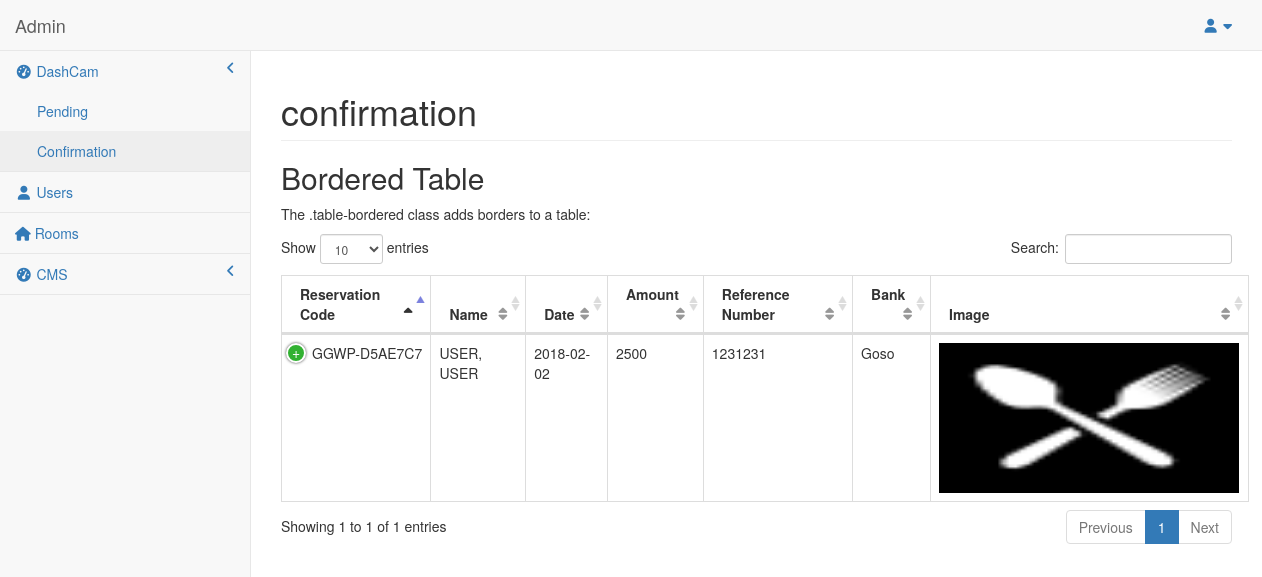
/admin/pages/index2.php, run on the app's committed database.
### tables this page shows
CREATE TABLE `transaction` (
  `id` int(11) NOT NULL,
  `reserveCode` varchar(250) NOT NULL,
  `user_id` int(11) NOT NULL,
  `date` date NOT NULL,
  `amount` decimal(10,0) NOT NULL,
  `referencenumber` bigint(20) NOT NULL,
  `bankname` varchar(250) NOT NULL,
  `image` varchar(250) NOT NULL,
  `statuspay` int(11) NOT NULL
);

CREATE TABLE `users` (
  `id` int(11) NOT NULL,
  `firstname` varchar(100) DEFAULT NULL,
  `lastname` varchar(250) NOT NULL,
  `email` varchar(250) NOT NULL,
  `address` varchar(250) NOT NULL,
  `number` varchar(250) NOT NULL,
  `username` varchar(50) DEFAULT NULL,
  `password` varchar(50) DEFAULT NULL,
  `user_type` int(11) DEFAULT NULL,
  `status` int(11) NOT NULL
);

### admin/pages/index2.php (the view, shortened to what this page needs)
<?php
function displayadTitle() {
echo "confirmation";
}
function displayadContent() {
	require '../../db/connection.php';
	$get = "SELECT * FROM transaction JOIN users ON (transaction.user_id = users.id) ";
	$result = mysqli_query($conn, $get);
	echo '<h2>Bordered Table</h2>
	  <p>The .table-bordered class adds borders to a table:</p>
	  <table class="table table-bordered " id="dataTables-example">
	    <thead>
	      <tr>
	        <th>Reservation Code</th>
	        <th>Name</th>
	        <th>Date</th>
	        <th>Amount</th>
	        <th>Reference Number</th>
	        <th>Bank</th>
	        <th>Image</th>
	        <th>option</th>
	      </tr>
	    </thead>
	     <tbody id="tbodyconfirm">';
	if (mysqli_num_rows($result) > 0 ){
		while ($row = mysqli_fetch_array($result)) {
			$fname = strtoupper($row['firstname']);
			$lname =  strtoupper($row['lastname']);
			$fullname =  $lname .= ', '.$fname;
			$recode =  $row['reserveCode'];
			$date =  $row['date'];
			$amount =  $row['amount'];
			$rnumber =  $row['referencenumber'];
			$bankname =  $row['bankname'];
			$image = $row['image'];
		echo '
		      <tr>
		        <td>'.$recode.'</td>
		        <td>'.$fullname.'</td>
		        <td>'.$date.'</td>
		        <td>'.$amount.'</td>
		        <td>'.$rnumber.'</td>
		        <td>'.$bankname.'</td>
		        <td><a href="../../'.$image.'"><img src="../../'.$image.'" style="height: 150px;width: 300px"></a></td>';
		    echo'  </tr>
		   ';
		}
	}else{
		echo "nodata";
	}
echo '</tbody>
  </table>';
}
require 'templatead.php';
?>

### data on the page
transaction: reserveCode "GGWP-D5AE7C7", user.firstname "USER, USER", date "2018-02-02", amount "2500", referencenumber "1231231", bankname "Goso", image (picture)
